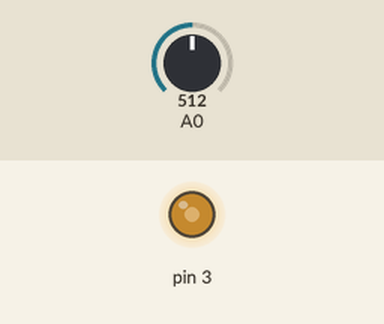
Simulated run of this sketch. Board: Arduino Uno, built with avr-gcc and run on an emulated ATmega328P. Shown: output pins drawn as LEDs (lit = HIGH). The test bench sets the inputs (shaded band); at power-on: A0 = 512.

Above: at 1.2 s.
1.3 s: A0 set to 716
At 1.9 s:
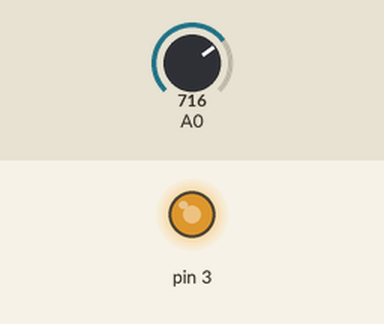
2.8 s: A0 set to 900
At 4.0 s:
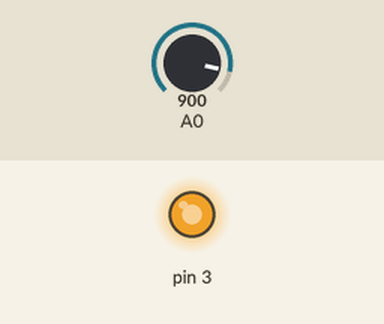
4.3 s: A0 set to 122
At 5.4 s:
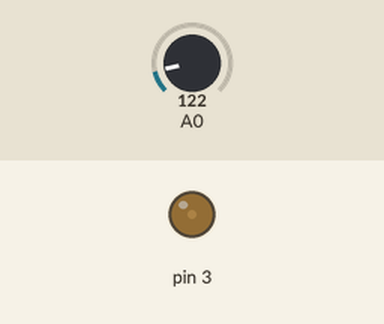
5.8 s: A0 set to 0
At 6.5 s:
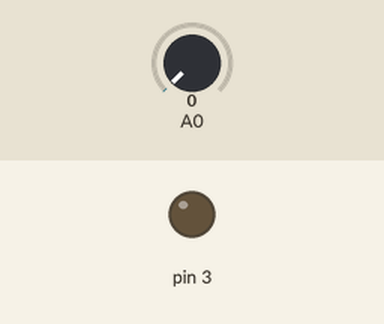
7.3 s: A0 set to 511
At 7.6 s:
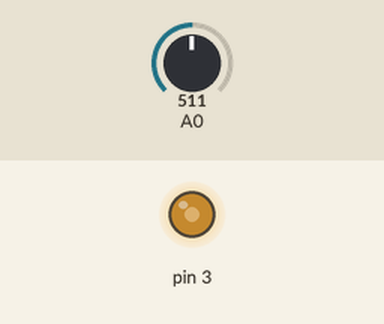
Timing chart, 0 to 9.8 s (numbered marks = the images above; inputs shaded):
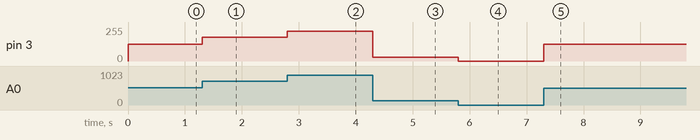

Measured:
- after the input at 1.3 s, pin 3: 127/255 → 178/255 at once
- after the input at 2.8 s, pin 3: 178/255 → 224/255 at once
- after the input at 4.3 s, pin 3: 224/255 → 30/255 at once
- after the input at 5.8 s, pin 3: 30/255 → 0/255 at once
- after the input at 7.3 s, pin 3: 0/255 → 127/255 at once

The sketch:

class4_PWM01.ino
```cpp
void setup() {
  pinMode(3,OUTPUT);
}

void loop() {
  int val = analogRead(A0);
  val=map( val, 0, 1023, 0, 255);
  analogWrite(3,val);
}
```
